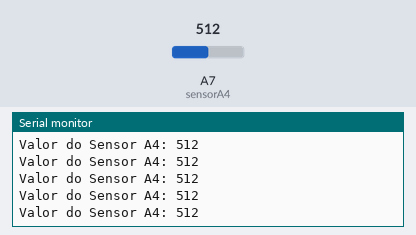
A sketch run on a simulated Arduino Nano, built with avr-gcc and run on an emulated ATmega328P. Parts: the last lines printed to the serial monitor. Inputs (shaded band) come from the test bench; at power-on: A7 (sensorA4) = 512.

Above: at 1.2 s.
1.3 s: A7 (sensorA4) set to 716
At 1.68 s:
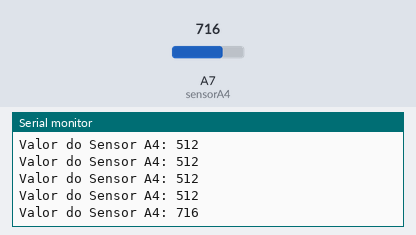
2.8 s: A7 (sensorA4) set to 900
At 2.94 s:
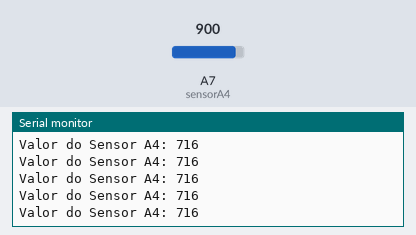
Timing chart, 0 to 5.8 s (numbered marks = the images above; inputs shaded):
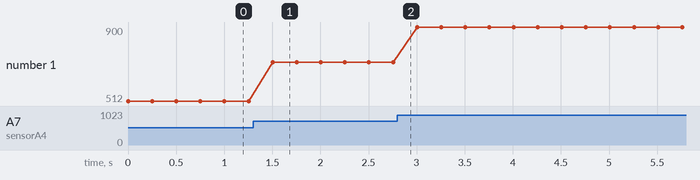

The sketch:

LEITURA_MERCURIO.ino
```cpp
      //quanto menor o valor, mais luz infravermelha chega ao sensor

      int sensorA4 = A7;  //EM QUAL PINO O SENSOR ESTÁ
      int valorSensorA4 = 0;  //PEGAR OS VALORES DO SENSOR


    void setup()
      {
        Serial.begin(9600);   //inicio
      }

      void loop()
      {
          valorSensorA4 = analogRead(sensorA4);     //Sensor 2

         Serial.print("Valor do Sensor A4: ");    //Sensor 2
         Serial.println(valorSensorA4);           //Sensor 2


         delay(250); // delay 250
      }
```

Measured:
- after the input at 1.3 s, the serial monitor: prints a new line after 0.20 s (image 1)
- plotted number 1: 512 → 716 after the input at 1.3 s, 716 → 900 after the input at 2.8 s
